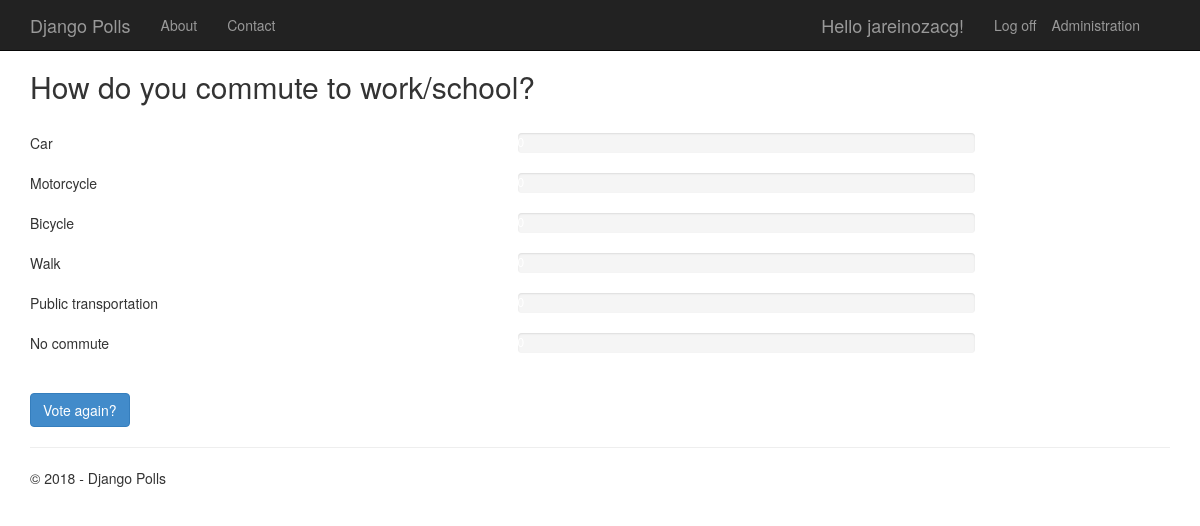
Screenshot of /5/results/ (signed in) with the database file from the repository.
### app/models.py (models this page shows, shortened)
class Poll(models.Model):
    text = models.CharField(max_length=200)
    pub_date = models.DateTimeField('date published')
    author = models.CharField(max_length=100, blank=True)
    def total_votes(self):
        return self.choice_set.aggregate(Sum('votes'))['votes__sum']

class Choice(models.Model):
    poll = models.ForeignKey(Poll)
    text = models.CharField(max_length=200)
    votes = models.IntegerField(default=0)
    def votes_percentage(self):
        total = self.poll.total_votes()
        return self.votes / float(total) * 100 if total > 0 else 0

### app/views.py (the view)
class PollResultsView(DetailView):
    model = Poll
    def get_context_data(self, **kwargs):
        context = super(PollResultsView, self).get_context_data(**kwargs)
        context['title'] = 'Results'
        context['year'] = datetime.now().year
        return context

### app/templates/app/results.html (shortened to what this page needs)
{% extends "app/layout.html" %}
{% block content %}
<h2>{{ poll.text }}</h2>
<br />
{% for choice in poll.choice_set.all %}
<div class="row">
    <div class="col-sm-5">{{choice.text}}</div>
    <div class="col-sm-5">
        <div class="progress">
        </div>
    </div>
</div>
{% endfor %}
<br />
<a class="btn btn-primary" href="{% url 'app:detail' poll.id %}">Vote again?</a>
{% endblock %}

### app/templates/app/loginpartial.html (shortened to what this page needs)
<ul class="nav navbar-nav navbar-right">
    <li><a href="/admin">Administration</a></li>
</ul>
{% if user.is_authenticated %}
<form id="logoutForm" action="/logout" method="post" class="navbar-right">
    <ul class="nav navbar-nav navbar-right">
        <li><span class="navbar-brand">Hello {{ user.username }}!</span></li>
        <li><a href="javascript:document.getElementById('logoutForm').submit()">Log off</a></li>
    </ul>
</form>
{% else %}
<ul class="nav navbar-nav navbar-right">
    <li><a href="{% url 'login' %}">Log in</a></li>
</ul>
{% endif %}

### app/static/app/content/site.css (style rules this page uses)
body { padding-top: 50px; padding-bottom: 20px; }

### rows the page displays
Poll: text "How do you commute to work/school?"
Choice: text "Car"
Choice: text "Motorcycle"
Choice: text "Bicycle"
Choice: text "Walk"
Choice: text "Public transportation"
Choice: text "No commute"

### other values shown
{{ user.username }} "jareinozacg"
{{ year }} "2018"
